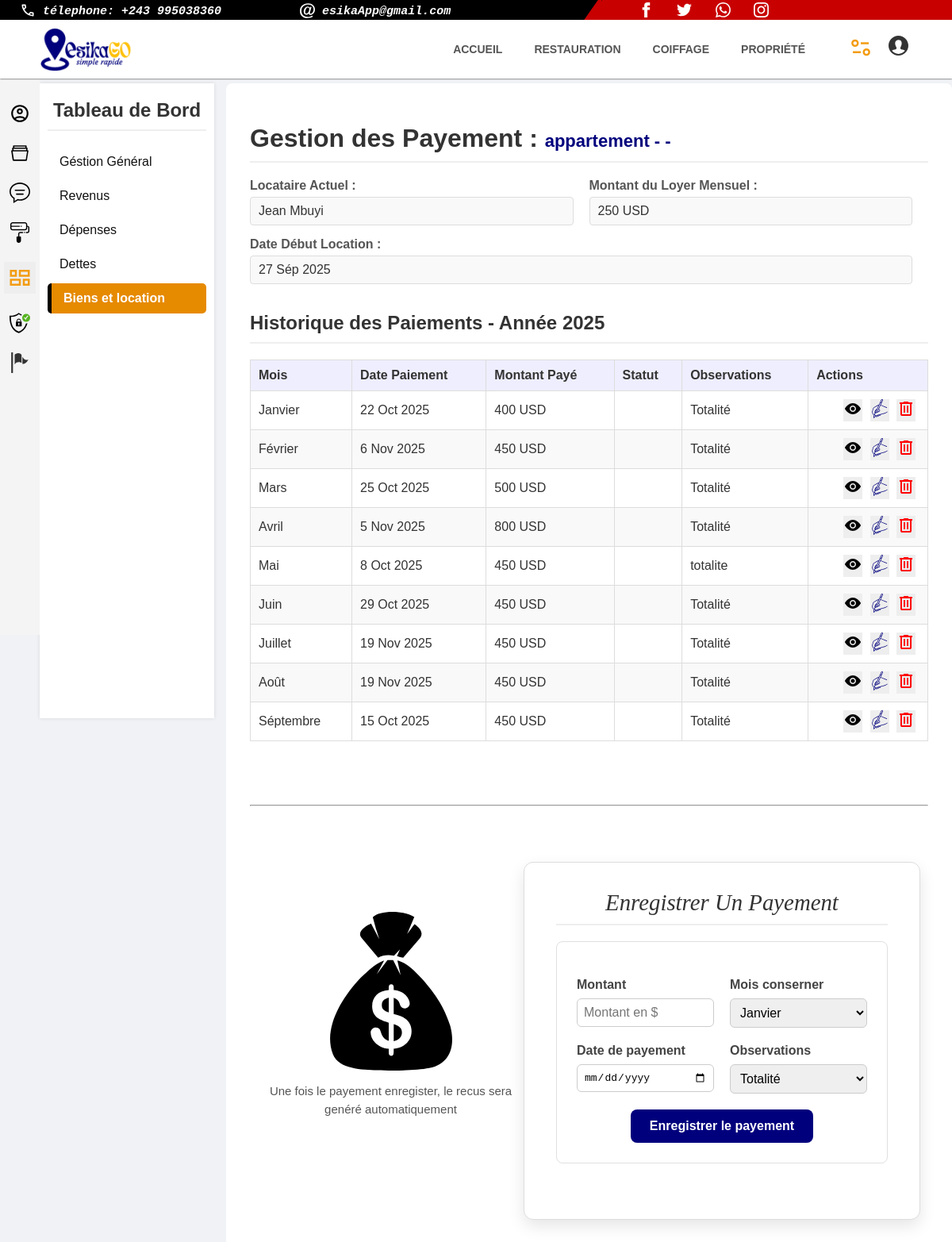
/historique/2/ (signed in), run on the app's committed database.
### immobilier/models.py (models this page shows, shortened)
class SaveProperty(models.Model):
    type_bien = models.CharField(max_length=25, null=True,blank=True)
    user = models.ForeignKey(MyUser, null=True,on_delete=models.CASCADE, related_name='property')
    adresse = models.CharField(max_length=255,default='-')
    statut = models.CharField(max_length=25, null=True,blank=True)
    montant = models.IntegerField(null=True, blank=True)
    devise_payement = models.CharField(max_length=25, default='$',blank=True)
    id_maison  = models.CharField(max_length=25, null=True,blank=True)
    nom_complet_occupant = models.CharField(max_length=255, null=True,blank=True)
    tel_occupant = models.CharField(max_length=25, null=True,blank=True)
    date_entrer = models.DateField(blank=True, null=True)
    garantie = models.IntegerField(null=True, blank=True)
    devise_garantie = models.CharField(max_length=25, default='$',blank=True)
    contratBail = models.FileField(null=True, blank=True, upload_to='document/')
    mail_occupant = models.EmailField(blank=True, null=True)

class Loyer(models.Model):
    montant = models.IntegerField()
    date_payement = models.DateField()
    mois = models.IntegerField(default=1)
    signer = models.BooleanField(default=False)
    observation = models.CharField(
        max_length=50,blank=True,
        default='totalite')
    property = models.ForeignKey(
        SaveProperty,
        related_name='historique',
        blank=True,null=True,
        on_delete=models.CASCADE)
    annee = models.IntegerField(default=2025)
    tp_hedera = models.CharField(max_length=50,blank=True, default='')
    ancre_hedera = models.CharField(max_length=500,blank=True, default='')
    sequence_number_hedera = models.IntegerField(
        blank=True,
        null=True)
    code = models.CharField(
        max_length=255,
        blank=True,
         default='')
    url_document = models.FileField(
        verbose_name=_("Fichier Quittance PDF"),
        upload_to='quittances/%Y/%m/',
        help_text=_("Lien vers le fichier PDF généré de la quittance."),
        null=True,
        blank=True,
    )
    qr_document = models.ImageField(
        upload_to=BaseImage.upload_to_unique_uuid,
        null=True,
        blank=True
    )
    def __init__(self, *args, **kwargs):
        super().__init__(*args, **kwargs)
        self.url = 'document_qr/'
    class Meta:
        ordering = ['-annee', 'mois']

### immobilier/views.py (the view, shortened to what this page needs)
# urls.py: re_path(r'historique/(?P<id>.+)/$', views.historique_maison, name='historique_maison'),
@login_required
def historique_maison(request,id):
        annee_actuelle = datetime.date.today().year
        try:
            id = int(id)
            property = SaveProperty.objects.get(id=id)
            if property.user != request.user:
                return redirect('accueil')
        except:
            return redirect('accueil')
        services_map = {'id':'id',
            'montant': 'montant',
            'date_payement': 'date_payement',
            'mois': 'mois',
            'observation': 'observation',}
        mois_paiement ={"1":'Janvier','2':'Février','3':'Mars',
            '4':'Avril','5':'Mai','6':'Juin','7':'Juillet','8':'Août','9':'Séptembre',
            '10':'Octobre','11':'Novembre','12':'Décembre'}
        mois ={"1":'Janv','2':'Fév','3':'Mars','4':'Avr','5':'Mai','6':'Juin','7':'Juil','8':'Août','9':'Sép','10':'Oct','11':'Nov','12':'Déc'}
        form = FormLoyer()
        has_historique = False
        liste_payement = property.historique.filter( annee=annee_actuelle)
        annees_uniques_queryset = property.historique.all().values('annee').distinct().order_by('-annee')
        liste_annees = [item['annee'] for item in annees_uniques_queryset]
        historique = []
        if liste_payement:
            for payement in liste_payement:
                has_historique = True
                item_payement = {}
                for champ_modele, nom_lisible in services_map.items():
                    value = getattr(payement, champ_modele)
                    if champ_modele == 'id':
                        item_payement['recu'] = value
                    if champ_modele == 'date_payement':
                        year = value.year
                        month = value.month
                        month = mois[str(month)]
                        day = value.day
                        value = str(day) + ' ' + str(month) + ' ' + str(year)
                    elif champ_modele == 'mois':
                        value = mois_paiement[str(value)]
                    item_payement[champ_modele] = value
                item_payement['nom_locataire'] = property.nom_complet_occupant
                item_payement['adresse'] = property.adresse
                item_payement['type'] = property.type_bien
                item_payement['loyer'] = property.montant
                item_payement['annee'] = annee_actuelle
                item_payement['id'] = property.id
                value = property.date_entrer
                year = value.year
                month = value.month
                month = mois[str(month)]
                day = value.day
                value = str(day) + ' ' + str(month) + ' ' + str(year)
                item_payement['dateentrer']  = value
                historique.append(item_payement)
        if request.method == 'POST':
            form = FormLoyer(request.POST)
            if form.is_valid():
                nouveau_loyer = form.save(commit=False)
                nouveau_loyer.property = property
                paiement_existant = Loyer.objects.filter(
                    property=property,
                    mois=nouveau_loyer.mois,
                    annee=nouveau_loyer.annee
                ).exists()
                if paiement_existant:
                    messages.info(
                        request,
                        f"Les paiements pour le mois {nouveau_loyer.mois} et l'année {nouveau_loyer.annee} existent déjà pour cette maison. Veuillez le modifier à la place."
                    )
                    return redirect(reverse( 'historique_maison', kwargs={'id': property.id}))
                name = f"{uuid.uuid4().hex[:16]}"
                data = 'http://172.20.10.3:8000/verify/' + name
                nouveau_loyer.image_qr(data)
                nouveau_loyer.code = name
                nouveau_loyer.save()
                return redirect(reverse( 'view_quittance', kwargs={'id': nouveau_loyer.id}))
            else:
                return render(request,'immobilier/historique_maison.html',{'form': form,'liste_annees':liste_annees, 'formError':True,'payement':historique,'has_historique':has_historique})
        else:
            return render(request,'immobilier/historique_maison.html', {'liste_annees':liste_annees,'form': form,'payements':historique,'has_historique':has_historique})

### immobilier/templates/immobilier/historique_maison.html (shortened to what this page needs)
{% load static %}
{% load i18n %}
<!DOCTYPE html>
<html lang="en">
<head>
    <link rel="stylesheet"   media="(max-width:900px)" href="{% static 'app_general/css/horaire_mobile.css' %}">
    <link rel="stylesheet"  media="(min-width:900px)"  href="{% static 'immobilier/css/historique_maison.css' %}">
    <link rel="stylesheet"   media="(min-width:900px)" href="{% static 'css/menu_desktop.css' %}">
    <link rel="stylesheet"   media="(max-width:900px)" href="{% static 'css/menu_mobile.css' %}">
</head>
<body>
    <div id="page_">
        {% include 'menu_desktop.html' %}
        {% include 'petit_menu_ordi_user.html' %}
        <aside class="sidebar">
            <div class="sidebar-header">
                <h2>Tableau de Bord</h2>
            </div>
            <div class="sidebar-nav">
                <ol>
                    <li>
                        <a href="{% url 'gestion_user' %}">Géstion Général</a>
                    </li>
                    <li onclick="showTab('revenus')">
                        <a href="#">Revenus</a>
                    </li>
                    <li onclick="showTab('depenses')">
                        <a href="#">Dépenses</a>
                    </li>
                    <li onclick="showTab('salaires')">
                        <a href="#">Dettes</a>
                    </li>
                    <li class="active">
                        <a href="{% url 'bien_immobilier' %}">Biens et location</a>
                    </li>
                </ol>
            </div>
        </aside>
        <div class="container">
            <h1>Gestion des Payement : <span style="font-size: 22px;color: rgb(0,0,125);">{{ payements.0.type }} - {{ payements.0.adresse }}</span> </h1>
            <div class="info-block">
                <div class="info-item">
                    <label>Locataire Actuel :</label>
                    <span>{{ payements.0.nom_locataire }}</span>
                </div>
                <div class="info-item">
                    <label>Montant du Loyer Mensuel :</label>
                    <span>{{ payements.0.loyer }} USD</span>
                </div>
                <div class="info-item">
                    <label>Date Début Location :</label>
                    <span>{{ payements.0.dateentrer }}</span>
                </div>
            </div>
            <h2>Historique des Paiements - Année {{ payements.0.annee }}</h2>
            <table>
                <thead>
                    <tr>
                        <th>Mois</th>
                        <th>Date Paiement</th>
                        <th>Montant Payé</th>
                        <th>Statut</th>
                        <th>Observations</th>
                        <th>Actions</th>
                    </tr>
                </thead>
                <tbody>
                    {% if has_historique %}
                    {% for payement in payements %}
                    <tr>
                        <td>{{ payement.mois }}</td>
                        <td>{{ payement.date_payement }}</td>
                        <td>{{ payement.montant }} USD</td>
                        <td class="status-paid">{{ payement.status }}</td>
                        <td>{{ payement.observation }}</td>
                        <td class="action-buttons">
                            <a href="{% url 'view_quittance' id=payement.recu %}" title="Voir">
                            </a>
                            <a href="" title="modifier">
                            </a>
                            <a href="" title="supprimer">
                            </a>
                        </td>
                    </tr>
                {% endfor %}
                {% endif %}
                    </tbody>
            </table>
            <br><br><br><br>
            <hr>
        <div class="payement">
            <div class="icon-dollard">
                <p class="about">Une fois le payement enregister, le recus sera genéré automatiquement</p>
            </div>
            <div class="profile-form-container">
                <h2>Enregistrer Un Payement</h2>
                <div class="form-section">
                    <form class="form-group" method="post" action="{% url 'historique_maison' id=payements.0.id %}">
                        <div class="form-field">
                            <label for="telephone">Montant</label>
                            <input required type="number" id="telephone" name="montant" placeholder="Montant en $">
                        </div>
                        <div class="form-field">
                            <label for="email">Mois conserner</label>
                            <select name="mois" id="" required>
                                <option value="1">Janvier</option>
                            </select>
                        </div>
                        <div class="form-field">
                            <label for="pays">Date de payement</label>
                            <input required type="date" id="pays" name="date_payement" placeholder="Entrez le pays">
                        </div>
                        <div class="form-field">
                            <label for="ville">Observations</label>
                            <select name="observation" id="">
                                <option value="Totalité">Totalité</option>
                            </select>
                        </div>
                        <div class="parent-submit">
                        <button type="submit" class="submit-button">Enregistrer le payement</button>
                        </div>
                    </form>
                </div>
            </div>
        </div>
        </div>
</div>
</body>
</html>

### templates/menu_desktop.html (shortened to what this page needs)
{% load static %}
<header class="hide-mobile">
  <div id='bar-info'>
      <div id="numero">
<div id="num_contenu">
<span class="bar-numero">télephone:	+243 995038360 </span><span class='span'>separator</span>
<span class="bar-numero">esikaApp@gmail.com</span>
</div>
<div id="rotation"></div>
</div>
<div id="reseau">
<svg xmlns="http://www.w3.org/2000/svg" width="19" height="19" viewBox="0 0 24 24" fill="white"><path d="M9 8h-3v4h3v12h5v-12h3.642l.358-4h-4v-1.667c0-.955.192-1.333 1.115-1.333h2.885v-5h-3.808c-3.596 0-5.192 1.583-5.192 4.615v3.385z"/></svg>
</div>
</div>
  <div id="header__">
  <div class="logo">
      <img src="{% static 'img/logo_.png' %}" alt="esika">
  </div>
  <nav>
      <ul>
          <li><a href="{% url 'accueil' %}" class="accueil">Accueil</a></li>
          <li><a href="{% url 'liste_restaurant' %}" class="Restaurant">Restauration</a></li>
          <li><a href="{% url 'liste_salon' %}" class="Coiffage ">Coiffage</a></li>
          <li><a href="{% url 'liste_maison' %}" class="propriete">propriété</a></li>
      </ul>
  </nav>
  <div class="search-icon">
    {% if user.is_authenticated %}
    <a href="{% url 'accueil_user' %}" class="dashbord_" title="vos info">
   </a>
   <a href="{% url 'login' %}" class="logout" >
  </a>
    {% endif %}
    </div>
  </div>
</header>

### templates/menu_mobile.html (shortened to what this page needs)
{% load static %}

### templates/petit_menu_ordi_user.html (shortened to what this page needs)
<div id="right-menu">
<span>
    <a href="{% url 'profil_user' user.id %}" class="link_profile">
    </a></span>
    <span> <a href="{% url 'accueil_user'  %}">
    </a></span>
    <span><a href="">
    </a></span>
    <span><a href="{% url 'gestion_user' %}">
    </a></span>
    <span><a href="{% url 'gestion_user' %}">
    </a></span>
	<span><a href="{% url 'document' %}">
	</a></span>
    {% if  request.session.has_page or has_blog %}
    <div id="icon-page">
     <a href="#" >
    </a>
    </div>
    {% endif %}
</div>

### data on the page
SaveProperty: type_bien "appartement", nom_complet_occupant "Jean Mbuyi"
Loyer: mois "Janvier", date_payement "22 Oct 2025", montant "400", observation "Totalité"
Loyer: observation "Totalité"
Loyer: mois "Mars", date_payement "25 Oct 2025", montant "500", observation "Totalité"
Loyer: observation "Totalité"
Loyer: observation "totalite"
Loyer: mois "Juin", date_payement "29 Oct 2025", montant "450", observation "Totalité"
Loyer: observation "Totalité"
Loyer: observation "Totalité"
Loyer: mois "Séptembre", date_payement "15 Oct 2025", montant "450", observation "Totalité"

### other printed values
{{ payements.0.adresse }} "-"
{{ payements.0.loyer }} "250"
{{ payements.0.dateentrer }} "27 Sép 2025"
{{ payements.0.annee }} "2025"
{{ payement.mois }} "Février" "Avril" "Mai" "Juillet" "Août"
{{ payement.date_payement }} "6 Nov 2025" "5 Nov 2025" "8 Oct 2025" "19 Nov 2025" "19 Nov 2025"
{{ payement.montant }} "450" "800" "450" "450" "450"
